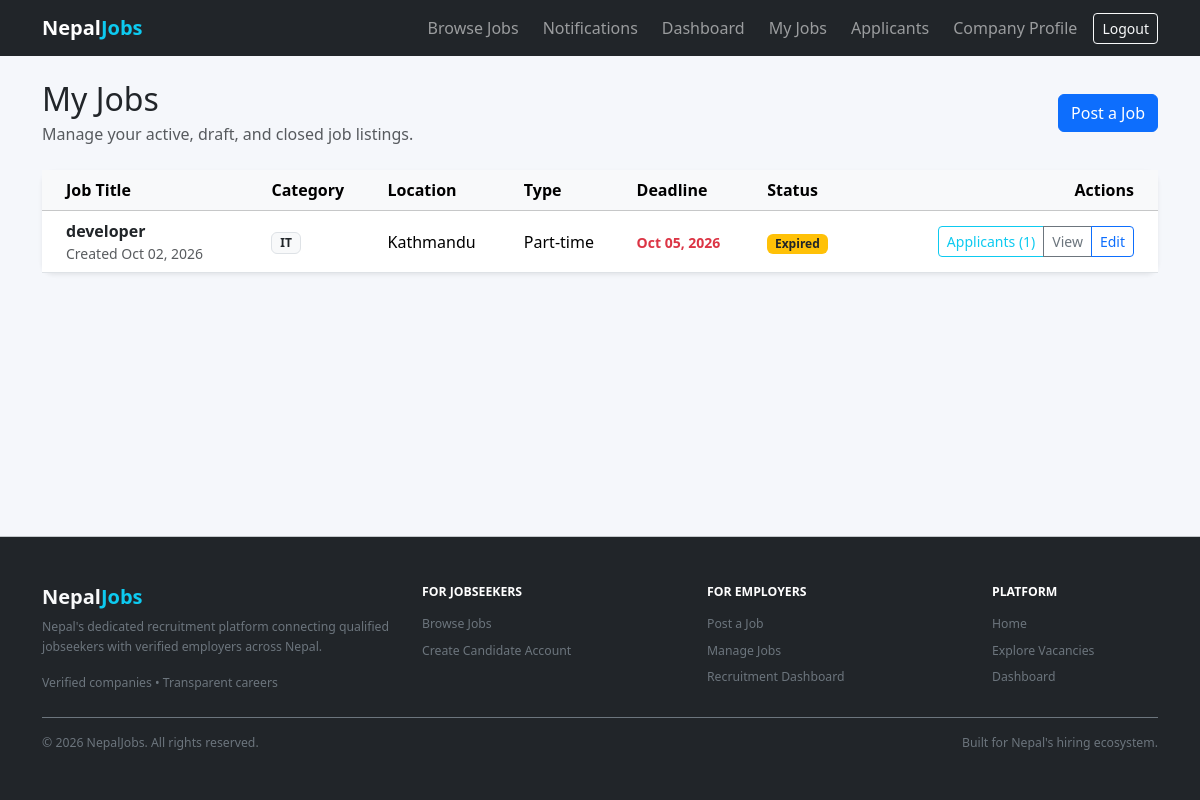
/jobs/employer/ (signed in), run on the app's committed database.
### jobs/models.py (models this page shows, shortened)
class Job(models.Model):
    class EmploymentType(models.TextChoices):
        FULL_TIME = "full_time", "Full-time"
        PART_TIME = "part_time", "Part-time"
        CONTRACT = "contract", "Contract"
        INTERNSHIP = "internship", "Internship"
        FREELANCE = "freelance", "Freelance"
    class Status(models.TextChoices):
        DRAFT = "draft", "Draft"
        PUBLISHED = "published", "Published"
        CLOSED = "closed", "Closed"
    employer = models.ForeignKey(
        "accounts.EmployerProfile",
        on_delete=models.CASCADE,
        related_name="jobs",
    )
    title = models.CharField(max_length=200)
    description = models.TextField()
    responsibilities = models.TextField(blank=True)
    category = models.ForeignKey(
        "jobs.Category",
        on_delete=models.PROTECT,
        related_name="jobs",
    )
    location = models.ForeignKey(
        "jobs.Location",
        on_delete=models.PROTECT,
        related_name="jobs",
    )
    is_remote = models.BooleanField(
        default=False,
        help_text="Check if remote work is permitted for this position.",
    )
    employment_type = models.CharField(
        max_length=20,
        choices=EmploymentType.choices,
        default=EmploymentType.FULL_TIME,
    )
    salary_min = models.PositiveIntegerField(null=True, blank=True)
    salary_max = models.PositiveIntegerField(null=True, blank=True)
    is_salary_negotiable = models.BooleanField(default=False)
    experience_years_min = models.PositiveIntegerField(default=0)
    education_level = models.CharField(
        max_length=20,
        choices=Education.Level.choices,
        blank=True,
    )
    required_skills = models.ManyToManyField(
        "accounts.Skill",
        blank=True,
        related_name="jobs",
    )
    vacancies = models.PositiveIntegerField(
        default=1,
        validators=[MinValueValidator(1)],
    )
    application_deadline = models.DateField()
    status = models.CharField(
        max_length=20,
        choices=Status.choices,
        default=Status.DRAFT,
    )
    created_at = models.DateTimeField(auto_now_add=True)
    updated_at = models.DateTimeField(auto_now=True)
    published_at = models.DateTimeField(null=True, blank=True)
    objects = JobQuerySet.as_manager()
    class Meta:
        ordering = ["-created_at"]
        indexes = [
            models.Index(fields=["status", "application_deadline"]),
            models.Index(fields=["-created_at"]),
            models.Index(fields=["employment_type"]),
        ]
    @property
    def is_open(self):
        today = timezone.localdate()
        return (
            self.status == self.Status.PUBLISHED
            and self.application_deadline >= today
            and self.employer.is_approved
        )

class Category(models.Model):
    name = models.CharField(max_length=100, unique=True)
    slug = models.SlugField(max_length=120, unique=True)
    description = models.TextField(blank=True)
    is_active = models.BooleanField(default=True)
    class Meta:
        ordering = ["name"]
        verbose_name_plural = "Categories"

class Location(models.Model):
    name = models.CharField(max_length=100, unique=True)
    slug = models.SlugField(max_length=120, unique=True)
    is_remote = models.BooleanField(
        default=False,
        help_text="Designates whether this location itself represents remote work.",
    )
    class Meta:
        ordering = ["name"]

### jobs/views.py (the view)
# urls.py: path("jobs/employer/", views.EmployerJobListView.as_view(), name="employer_job_list"),
class EmployerJobListView(ApprovedEmployerRequiredMixin, ListView):
    model = Job
    template_name = "jobs/employer_job_list.html"
    context_object_name = "jobs"
    def get_queryset(self):
        return self.request.user.employer_profile.jobs.all().order_by("-created_at")
    def get_context_data(self, **kwargs):
        context = super().get_context_data(**kwargs)
        context["employer"] = self.request.user.employer_profile
        return context

### accounts/mixins.py (called while the page is built)
    def test_func(self):
        user = self.request.user
        if not user.is_authenticated:
            return False
        if user.role != User.Role.EMPLOYER:
            return False
        try:
            profile = user.employer_profile
        except Exception:
            return False
        return bool(profile and profile.is_approved)

### accounts/models.py (called while the page is built)
    @property
    def is_jobseeker(self):
        return self.role == self.Role.JOBSEEKER

    @property
    def is_employer(self):
        return self.role == self.Role.EMPLOYER

    @property
    def is_approved(self):
        return self.verification_status == self.VerificationStatus.APPROVED

### notifications/context_processors.py (called while the page is built)
def unread_notifications_count(request):
    if getattr(request, "user", None) and request.user.is_authenticated:
        count = request.user.notifications.filter(is_read=False).count()
    else:
        count = 0
    return {"unread_notifications_count": count}

### templates/jobs/employer_job_list.html (shortened to what this page needs)
{% extends 'base.html' %}
{% block content %}
<div class="d-flex flex-column flex-sm-row justify-content-between align-items-sm-center mb-4 gap-2">
  <div>
    <h2 class="mb-1">My Jobs</h2>
    <p class="text-muted mb-0">Manage your active, draft, and closed job listings.</p>
  </div>
  <div>
    <a class="btn btn-primary" href="{% url 'employer_job_create' %}">Post a Job</a>
  </div>
</div>
{% if jobs %}
  <div class="card shadow-sm border-0">
    <div class="table-responsive">
      <table class="table table-hover align-middle mb-0">
        <thead class="table-light">
          <tr>
            <th scope="col" class="ps-4">Job Title</th>
            <th scope="col">Category</th>
            <th scope="col">Location</th>
            <th scope="col">Type</th>
            <th scope="col">Deadline</th>
            <th scope="col">Status</th>
            <th scope="col" class="text-end pe-4">Actions</th>
          </tr>
        </thead>
        <tbody>
          {% for job in jobs %}
            <tr>
              <td class="ps-4">
                <a href="{% url 'employer_job_detail' job.pk %}" class="fw-semibold text-decoration-none text-dark">
                  {{ job.title }}
                </a>
                <div class="text-muted small">Created {{ job.created_at|date:"M d, Y" }}</div>
              </td>
              <td><span class="badge bg-light text-dark border">{{ job.category.name }}</span></td>
              <td>
                {{ job.location.name }}
              </td>
              <td>{{ job.get_employment_type_display }}</td>
              <td>
                <span class="small {% if job.status == 'published' and not job.is_open %}text-danger fw-semibold{% endif %}">{{ job.application_deadline|date:"M d, Y" }}</span>
              </td>
              <td>
                {% if job.status == 'draft' %}
                  <span class="badge bg-secondary">Draft</span>
                {% elif job.status == 'published' %}
                  {% if job.is_open %}
                    <span class="badge bg-success">Open</span>
                  {% else %}
                    <span class="badge bg-warning text-dark">Expired</span>
                  {% endif %}
                {% elif job.status == 'closed' %}
                  <span class="badge bg-dark">Closed</span>
                {% endif %}
              </td>
              <td class="text-end pe-4">
                <div class="btn-group btn-group-sm">
                  <a href="{% url 'employer_job_applicants' job.pk %}" class="btn btn-outline-info">Applicants ({{ job.applications.count }})</a>
                  <a href="{% url 'employer_job_detail' job.pk %}" class="btn btn-outline-secondary">View</a>
                  <a href="{% url 'employer_job_edit' job.pk %}" class="btn btn-outline-primary">Edit</a>
                </div>
              </td>
            </tr>
          {% endfor %}
        </tbody>
      </table>
    </div>
  </div>
{% endif %}
{% endblock %}

### static/css/styles.css (style rules this page uses)
:root { --nj-dark: #0f172a; --nj-bg: #f5f7fb; --nj-muted: #64748b; }
body { background: var(--nj-bg); }
.card { border: 0; border-radius: 0.75rem; box-shadow: 0 1px 3px rgba(15, 23, 42, 0.08), 0 4px 12px rgba(15, 23, 42, 0.04); }

### data on the page
Job: title "developer", created_at "Oct 02, 2026", category.name "IT", location.name "Kathmandu", employment_type "Part-time", application_deadline "Oct 05, 2026", status "Expired", applications.count "1"
